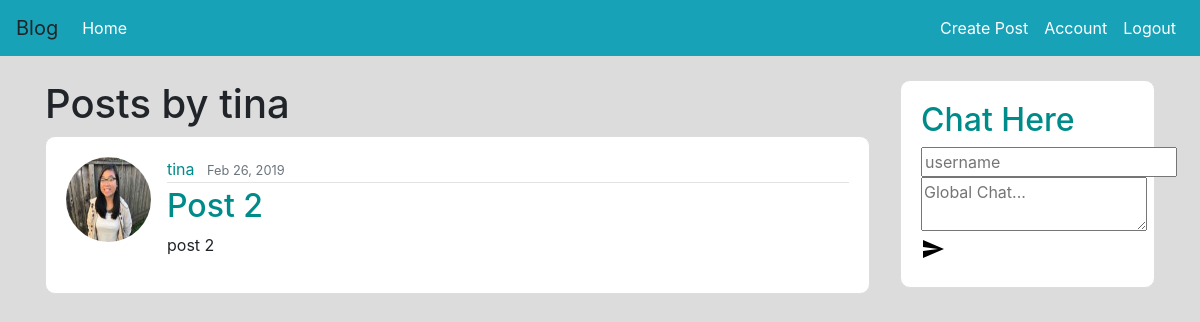
Screenshot of /user/tina (signed in) with the database file from the repository.
### flaskblog/model.py (models this page shows, shortened)
class User(db.Model, UserMixin):
    id = db.Column(db.Integer, autoincrement=True, primary_key=True)
    username = db.Column(db.String(20), unique=True, nullable=False)
    email = db.Column(db.String(120), unique=True, nullable=False)
    image_file = db.Column(db.String(20), nullable=False, default='default.jpg')
    password = db.Column(db.String(60), nullable=False)
    posts = db.relationship('Post', backref='author', lazy=True)

class Post(db.Model):
    id = db.Column(db.Integer, autoincrement=True, primary_key=True)
    title = db.Column(db.String(150), nullable=False)
    content = db.Column(db.Text, nullable=False)
    date_posted = db.Column(db.DateTime, nullable=False, default=datetime.utcnow)
    user_id = db.Column(db.Integer, db.ForeignKey('user.id'), nullable=False)

### flaskblog/routes.py (the view)
@app.route('/user/<username>')
def user_posts(username):
    user = User.query.filter_by(username=username).first_or_404()
    posts = Post.query.filter_by(author=user).order_by(Post.date_posted.desc())
    return render_template("user_post.html", posts=posts, user=user)

### flaskblog/model.py (called while the page is built)
@login_manager.user_loader
def load_user(user_id):
    return User.query.get(int(user_id))

### flaskblog/templates/user_post.html (shortened to what this page needs)
{% extends 'base.html' %}
{% block body %}
  <h1 class="mb=3">Posts by {{ user.username }}</h1>
    {% for post in posts %}
        <article class="media content-section">
          <img class="rounded-circle article-img" src="{{ url_for('static', filename='profile_pics/' + post.author.image_file) }}">
          <div class="media-body">
            <div class="article-metadata">
              <a class="mr-2" href="{{ url_for('user_posts', username=post.author.username) }}">{{ post.author.username }}</a>
              <small class="text-muted">{{ post.date_posted.strftime('%b %d, %Y') }}</small>
            </div>
            <h2><a class="article-title" href="{{ url_for('post', post_id=post.id) }}">{{ post.title }}</a></h2>
            <p class="article-content">{{ post.content }}</p>
          </div>
        </article>
    {% endfor %}
{% endblock %}

### flaskblog/static/styles.css (style rules this page uses)
h2 { color: #008B8B; }
a { color: #008B8B; }
body { background-color: gainsboro; }
.article-img { height: 85px; width: 85px; margin-right: 16px; }
.content-section { background: #ffffff; padding: 20px 20px; border: 1px solid #dddddd; border-radius: 10px; margin-bottom: 20px; }
.article-metadata { padding-bottom: 1px; margin-bottom: 4px; border-bottom: 1px solid #e3e3e3 }

### rows the page displays
User: username "tina"
Post: image_file (picture), author.username "tina", date_posted "Feb 26, 2019", title "Post 2", content "post 2"
